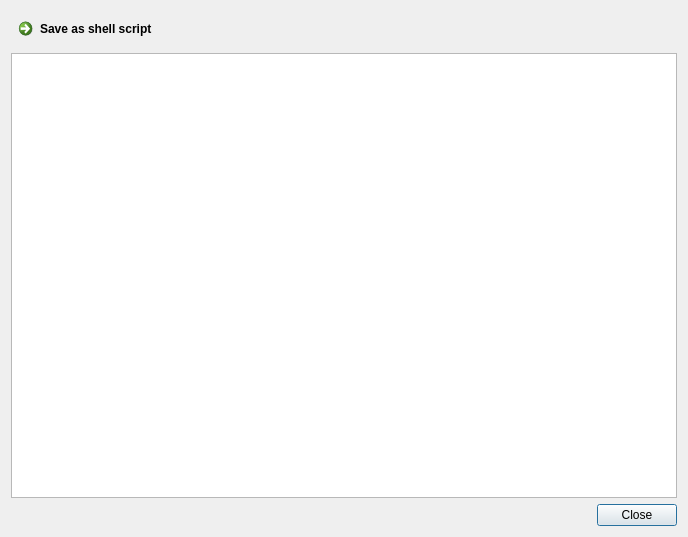
<?xml version="1.0" encoding="UTF-8"?>
<ui version="4.0">
 <class>Inspect_QEMU_Arguments</class>
 <widget class="QDialog" name="Inspect_QEMU_Arguments">
  <property name="geometry">
   <rect>
    <x>0</x>
    <y>0</y>
    <width>688</width>
    <height>537</height>
   </rect>
  </property>
  <property name="windowTitle">
   <string>Inspect QEMU Arguments</string>
  </property>
  <layout class="QGridLayout" name="gridLayout_2">
   <item row="1" column="0">
    <widget class="QTextEdit" name="textEdit">
     <property name="readOnly">
      <bool>true</bool>
     </property>
    </widget>
   </item>
   <item row="3" column="0">
    <widget class="Dialog_Button_Box" name="buttonBox">
     <property name="orientation">
      <enum>Qt::Horizontal</enum>
     </property>
     <property name="standardButtons">
      <set>QDialogButtonBox::Close</set>
     </property>
    </widget>
   </item>
   <item row="0" column="0">
    <widget class="QCommandLinkButton" name="save_as_posix_shell_script_button">
     <property name="text">
      <string>Save as shell script</string>
     </property>
     <property name="icon">
      <iconset resource="../resources/icons.qrc">
       <normaloff>:/save-as.png</normaloff>:/save-as.png</iconset>
     </property>
    </widget>
   </item>
  </layout>
 </widget>
 <customwidgets>
  <customwidget>
   <class>Dialog_Button_Box</class>
   <extends>QDialogButtonBox</extends>
   <header>Dialog_Button_Box.h</header>
  </customwidget>
 </customwidgets>
 <resources>
  <include location="../resources/icons.qrc"/>
  <include location="../resources/shared_images.qrc"/>
 </resources>
 <connections>
  <connection>
   <sender>buttonBox</sender>
   <signal>accepted()</signal>
   <receiver>Inspect_QEMU_Arguments</receiver>
   <slot>accept()</slot>
   <hints>
    <hint type="sourcelabel">
     <x>248</x>
     <y>254</y>
    </hint>
    <hint type="destinationlabel">
     <x>157</x>
     <y>274</y>
    </hint>
   </hints>
  </connection>
  <connection>
   <sender>buttonBox</sender>
   <signal>rejected()</signal>
   <receiver>Inspect_QEMU_Arguments</receiver>
   <slot>reject()</slot>
   <hints>
    <hint type="sourcelabel">
     <x>316</x>
     <y>260</y>
    </hint>
    <hint type="destinationlabel">
     <x>286</x>
     <y>274</y>
    </hint>
   </hints>
  </connection>
 </connections>
</ui>
